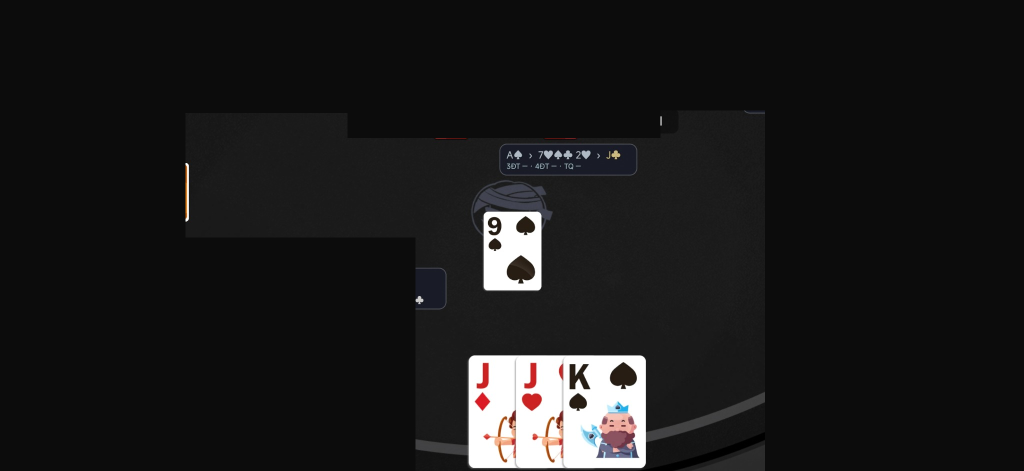
#> input picture test_images/bug_board_1.png, 2048 x 942 px (shown at 1/2 size)
$ python test_on_screenshots.py test_images/bug_board_1.png
#> lines starting #> are read from the running program, lines starting #| are printed output that depends on the picture; after the words box and inside, x2 and y2 are one past the last pixel; in counts of white or black regions, pixels touching at a corner belong together
"""Prototype detector on the two user-supplied screenshots (offline; no OCR/cloud)."""
import cv2,numpy as np,glob,os,sys
from pathlib import Path
folder=Path(__file__).parent
ASSET=folder/'app/src/main/assets'
rank={p.stem.split('_')[1]:cv2.imread(str(p),0)>120 for p in ASSET.glob('rank_*.png')}
suit={p.stem.split('_')[1]:cv2.imread(str(p),0)>120 for p in ASSET.glob('suit_*.png')}
def ink(im):
 b,g,r=cv2.split(im)
 return (r>90)&(r>g*1.4)&(r>b*1.4) | ((b<120)&(g<120)&(r<120))
def comps(mask,xoff=0,yoff=0):
 n,lab,sts,cents=cv2.connectedComponentsWithStats(mask.astype('uint8'),8)
 result=[]
 for x,y,w,h,area in sts[1:]:
  if area<30:continue
  result.append((int(x+xoff),int(y+yoff),int(w),int(h),int(area),mask[y:y+h,x:x+w]))
 return result
def classify(c,templates,size):
 a=cv2.resize(c[-1].astype('uint8'),size,interpolation=cv2.INTER_NEAREST)>0
 scores={k:2*np.logical_and(a,v).sum()/max(1,a.sum()+v.sum()) for k,v in templates.items()}
 return sorted(scores.items(),key=lambda q:-q[1])[0],scores

def detect(im,verbose=False):
 W,H=2048,942
 if im.shape[:2]!=(H,W):im=cv2.resize(im,(W,H))
 xleft,xright,ytop,ybottom=650,1400,300,650
 ys=[y for y in range(ytop,ybottom,2) if np.all(im[y,xleft:xright:2,:]>215,axis=1).sum()>35]
 if not ys: return []
 y0=ys[0]
 xs=[x for x in range(xleft,xright) if np.all(im[y0+6:y0+64:2,x,:]>215,axis=1).sum()>=9]
 if not xs:return []
 x0,x1=xs[0],xs[-1]
 if x1-x0<65 or x1-x0>630:return []
 raw=comps(ink(im[y0+2:y0+57,x0+1:x1]),x0+1,y0+2)
 glyphs=[z for z in raw if z[4]>=65 and 19<=z[3] and 5<=z[2]<=70]
 glyphs.sort()
 if verbose:print('bounds',y0,x0,x1, 'raw glyphs', [(z[0],z[1],z[2],z[3]) for z in glyphs])
 i=0
 while i<len(glyphs)-1:
  z,n=glyphs[i],glyphs[i+1]
  if z[2]<12 and n[0]-(z[0]+z[2])<13 and abs(z[1]-n[1])<12:
   x=min(z[0],n[0]);y=min(z[1],n[1]);w=max(z[0]+z[2],n[0]+n[2])-x;h=max(z[1]+z[3],n[1]+n[3])-y
   pix=np.zeros((h,w),bool)
   for v in (z,n):pix[v[1]-y:v[1]-y+v[3],v[0]-x:v[0]-x+v[2]]|=v[-1]
   glyphs[i]=(x,y,w,h,z[4]+n[4],pix);glyphs.pop(i+1)
  i+=1
 cards=[]; firstGlyph=None
 for z in glyphs:
  if firstGlyph is not None:
   dx=z[0]-firstGlyph;nearest=round(dx/46.5)
   if nearest<1 or abs(dx-nearest*46.5)>11:continue
  (rk,rs),rks=classify(z,rank,(32,40))
  if rs<.63:continue
  rawSuit=comps(ink(im[y0+52:y0+112,max(x0,z[0]-8):min(x1,z[0]+62)]),max(x0,z[0]-8),y0+52)
  candidates=[s for s in rawSuit if s[4]>=70 and 13<=s[2]<=50 and 14<=s[3]<=45 and abs(s[0]+s[2]/2-z[0]-z[2]/2)<=24]
  scores=[]
  for s in candidates:
   (sk,ss),_=classify(s,suit,(28,28));scores.append((sk,ss))
  if verbose:print('rank',z[0],rk,round(rs,2),'suit',scores)
  if not scores:continue
  sk,ss=max(scores,key=lambda p:p[1]);
  if ss<.58:continue
  if firstGlyph is None:firstGlyph=z[0]
  card=rk+sk
  if card not in cards:cards.append(card)
 return cards
if __name__=='__main__':
 for fn in (sys.argv[1:] if len(sys.argv)>1 else sorted(glob.glob('/mnt/data/Screenshot_2026-10-16-22-13-*'))):
  image=cv2.imread(fn)
#> image is the input picture: shape (942, 2048, 3); mean B, G, R 26.5, 26.4, 26.9
  print(os.path.basename(fn),detect(image,True))
#> in detect, `ys=[y for y in range(ytop,ybottom,2) if np.all(im[y,xleft:xright:2,:]>..`: ys = 51 values from 424 to 578
#> in detect, `y0=ys[0]`: y0 = 424
#> in detect, `xs=[x for x in range(xleft,xright) if np.all(im[y0+6:y0+64:2,x,:]>215,..`: xs = 112 values from 968 to 1082
#> in detect, `x0,x1=xs[0],xs[-1]`: x0 = 968; x1 = 1082
#> in ink, `b,g,r=cv2.split(im)`:
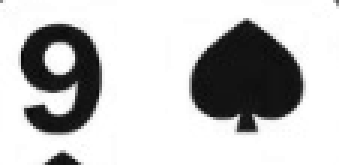
#> b: shape (55, 113) (shown 3 times larger); min 6, max 255, mean 194.3
#> in ink, `b,g,r=cv2.split(im)`:
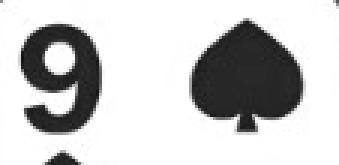
#> r: shape (55, 113) (shown 3 times larger); min 19, max 255, mean 199.2
#> in ink, `b,g,r=cv2.split(im)`:
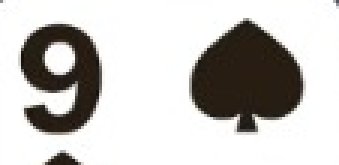
#> im: shape (55, 113, 3) (shown 3 times larger); mean of channels 0, 1, 2 194.3, 196.9, 199.2; drawn as B, G, R
#> in ink, `return (r>90)&(r>g*1.4)&(r>b*1.4) | ((b<120)&(g<120)&(r<120))`:
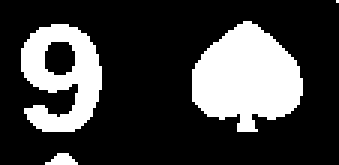
#> returned value: shape (55, 113) bool (shown 3 times larger); 24.9% white; 4 white regions (1 under 20 px), largest, box (x1, y1, x2, y2) and area: (64, 7, 101, 44) 931, (7, 8, 34, 44) 584, (15, 51, 26, 55) 29
#> in comps, `n,lab,sts,cents=cv2.connectedComponentsWithStats(mask.astype('uint8'),8)`:
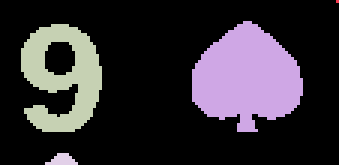
#> lab: shape (55, 113) int32 (shown 3 times larger); 5 distinct labels, from 0 to 4; one colour per label, 0 black
#> in comps, `n,lab,sts,cents=cv2.connectedComponentsWithStats(mask.astype('uint8'),8)`: n = 5; sts = [[0, 0, 113, 55, 4670], [112, 0, 1, 1, 1], [64, 7, 37, 37, 931], [7, 8, 27, 36, 584], [15, 51, 11, 4, 29]]; cents = [[55.52, 27.36], [112, 0], [81.79, 25.5], [20.38, 25.25], [20.31, 52.9]]
#> the loop in comps, `for x,y,w,h,area in sts[1:]:` made 4 passes
#> after the loop in comps, `for x,y,w,h,area in sts[1:]:`: result = 2 items
#| bounds 424 968 1082 raw glyphs [(976, 434, 27, 36), (1033, 433, 37, 37)]
#> the loop in detect, `while i<len(glyphs)-1:` made 1 pass
#> i on pass 1: 1
#> after the loop in detect, `while i<len(glyphs)-1:`: i = 1
#> the loop in detect, `for z in glyphs:` made 1 pass
#> pass 1, in classify, `a=cv2.resize(c[-1].astype('uint8'),size,interpolation=cv2.INTER_NEARES..`:
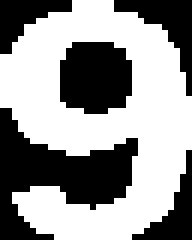
#> a: shape (40, 32) bool (shown 6 times larger); 58.4% white; 5 black regions, box (x1, y1, x2, y2) and area: (0, 18, 23, 40) 231, (10, 7, 22, 19) 124, (19, 0, 32, 16) 71, (0, 0, 12, 9) 53, (22, 25, 32, 40) 53
#> after the loop in detect, `for z in glyphs:`: cards = []
#> (the run stopped early here; a loop or call above may not have finished)
